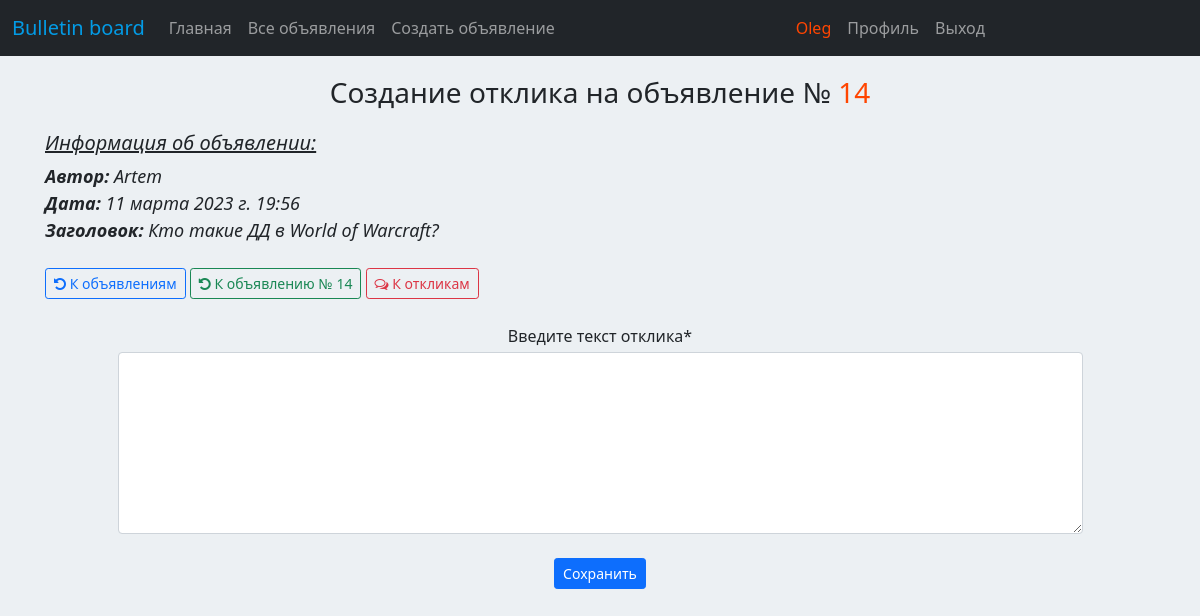
/board/ad/14/reply/create/ (signed in), run on the app's committed database.
### board/models.py (models this page shows, shortened)
class Post(models.Model):
    author = models.ForeignKey(User, on_delete=models.CASCADE)
    post_title = models.CharField(max_length=256)
    post_content = RichTextField()
    post_category = models.ForeignKey(Category, on_delete=models.CASCADE)
    date_creation = models.DateTimeField(auto_now_add=True)
    def __str__(self):
        return self.post_title

### board/views.py (the view, shortened to what this page needs)
# urls.py: path('ad/<int:pk>/reply/create/', ReplyCreate.as_view(), name='reply_create'),
class ReplyCreate(LoginRequiredMixin, CreateView):
    form_class = ReplyForm
    model = Reply
    template_name = 'reply_create.html'
    def get_context_data(self, **kwargs):
        context = super().get_context_data(**kwargs)
        post = get_object_or_404(Post, id=self.kwargs['pk'])
        context['post'] = post
        return context

### board/forms.py
class ReplyForm(forms.ModelForm):
    class Meta:
        model = Reply
        fields = ['reply_text']
        labels = {
            'reply_text': 'Введите текст отклика',
        }
        widgets = {
            'reply_text': forms.Textarea(attrs={'class': 'form-text', 'cols': 100, 'rows': 7}),
        }

### templates/reply_create.html (shortened to what this page needs)
{% extends 'default.html' %}
{% load crispy_forms_filters %}
{% block content %}
<h3 style="margin-top: 20px">Создание отклика на объявление № <span style="color: orangered;">{{ post.id }}</span></h3>
<table width="100%" border="0" style="margin-top: 20px">
    <tr>
        <td align="left">
            <h5><i><u>Информация об объявлении:</u></i></h5>
            <font size="4">
            <i><b>Автор:</b> {{ post.author }}</i>
            <br>
            <i><b>Дата:</b> {{ post.date_creation }}</i>
            <br>
            <i><b>Заголовок:</b> {{ post }}</i>
            </font>
            <br><br>
            <a href="{% url 'post_list' %}" class="btn btn btn-outline-primary btn-sm"><span class="icon"><i class="fa fa-undo"></i></span>&nbsp;К объявлениям</a>
            <a href="{% url 'post_detail' post.id %}" class="btn btn btn-outline-success btn-sm"><span class="icon"><i class="fa fa-undo"></i></span>&nbsp;К объявлению № {{ post.id }}</a>
            <a href="{% url 'post_replies_list' post.id %}" class="btn btn btn-outline-danger btn-sm"><span class="icon"><i class="fa fa-comments-o"></i></span>&nbsp;К откликам</a>
        </td>
    </tr>
</table>
<br>
<div class="d-flex justify-content-center">
    <div class="row">
        <div class="col-lg-12 text-center">
            <form action="" method="post">
                {{ form|crispy }}
                <br>
                <input class="btn btn-primary btn-sm" type="submit" value="Сохранить"/>
            </form>
        </div>
    </div>
</div>
{% endblock content %}

### templates/default.html (shortened to what this page needs)
<!DOCTYPE html>
<html lang="en">
<head>
    {% load static %}
    <link href="{% static 'css/styles.css' %}" rel="stylesheet"/>
    <link rel="stylesheet" href="//cdnjs.cloudflare.com/ajax/libs/font-awesome/4.1.0/css/font-awesome.min.css">
</head>
<body style="background-color: #ecf0f3; margin: 32px">
<nav class="navbar fixed-top navbar-expand-lg navbar-dark bg-dark static-top">
    <div class="container" style="width: 800px">
        <a class="navbar-brand" href="/"><span style="color: #039BE5; ">Bulletin board</span></a>
        <div class="collapse navbar-collapse" id="navbarResponsive">
            <ul class="nav navbar-nav ml-auto">
                <li class="nav-item active">
                    <a class="nav-link" href="/main/">Главная</a>
                </li>
                <li class="nav-item active">
                    <a class="nav-link" href="{% url 'post_list' %}">Все объявления</a>
                </li>
                <li class="nav-item active">
                    <a class="nav-link" href="{% url 'post_create' %}">Создать объявление</a>
                </li>
            </ul>
        </div>
    </div>
    <div class="container" style="width: 450px">
    <div class="navbar-collapse collapse" id="navbarNav">
            <ul class="nav navbar-nav ml-auto">
                <li class="nav-item active">
                </li>
                <li class="nav-item active">
                    {% if user.is_authenticated %}
                    <a class="nav-link"><span style="color: orangered;">{{ request.user.username }}</span></a>
                    {% endif %}
                </li>
                <li class="nav-item active">
                    {% if user.is_authenticated %}
                    <a class="nav-link" href="{% url 'profile' %}">Профиль</a>
                    {% else %}
                    <a class="nav-link" href='{% url "login" %}'>Вход</a>
                    {% endif %}
                </li>
                <li class="nav-item active">
                    {% if user.is_authenticated %}
                    <a class="nav-link" href='{% url "logout" %}'>Выход</a>
                    {% endif %}
                </li>
            </ul>
        </div>
    </div>
</nav>
<div class="container">
    <div class="row">
        <div class="col-lg-12 text-center flexContainer" style="background-color: rgba(0, 0, 0, 0.0);" >
            <br>
            {% block content %}
            {% endblock content %}
        </div>
    </div>
</div>
</body>
</html>

### data on the page
Post: id "14", author "Artem", date_creation "11 марта 2023 г. 19:56", post_title "Кто такие ДД в World of Warcraft?"

### other printed values
{{ request.user.username }} "Oleg"
